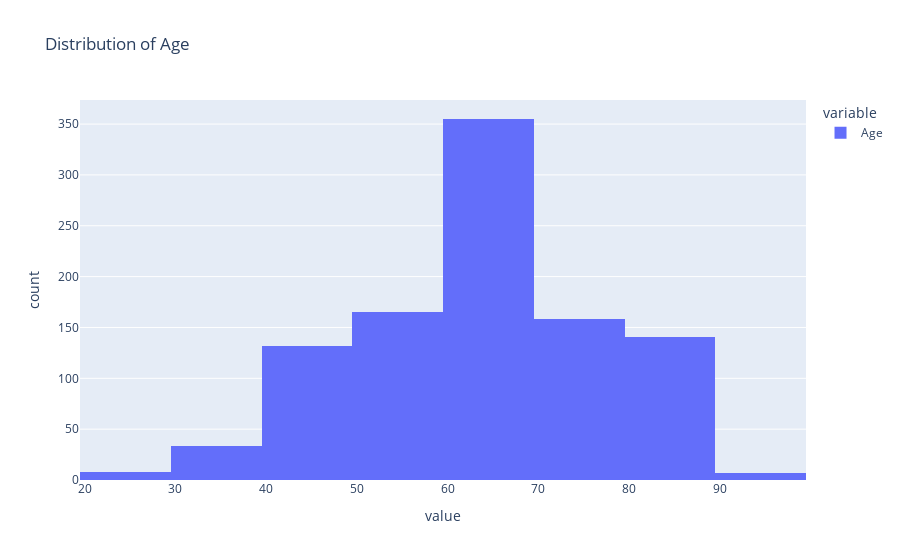

Notebook source saved alongside this figure:
### Markdown cell above
The age of the customers is nearly normally distributted, more that 50% of our customers are nearing retirement age.

Our Sales team must 
        1. find a way to retain these customers and offer them relatable products
        2. They should targets the young customers more aggresively to maintain the balance

### Code cell
px.histogram(Customer_Table['Age'],nbins=10, title='Distribution of Age')

### Figure 1 — Plotly figure (JSON) as saved in the notebook; plotly's stock layout.template omitted (floating-point values rounded to 4 significant figures; data arrays with more than 128 entries replaced by an {"elided": "..."} marker saying what was removed)
{"data": [{"alignmentgroup": "True", "bingroup": "x", "hovertemplate": "variable=Age<br>value=%{x}<br>count=%{y}<extra></extra>", "legendgroup": "Age", "marker": {"color": "#636efa"}, "name": "Age", "nbinsx": 10, "offsetgroup": "Age", "orientation": "v", "showlegend": true, "type": "histogram", "x": {"elided": "999 int values"}, "xaxis": "x", "yaxis": "y"}], "layout": {"barmode": "relative", "legend": {"title": {"text": "variable"}, "tracegroupgap": 0}, "title": {"text": "Distribution of Age"}, "xaxis": {"anchor": "y", "domain": [0, 1], "title": {"text": "value"}}, "yaxis": {"anchor": "x", "domain": [0, 1], "title": {"text": "count"}}}}
